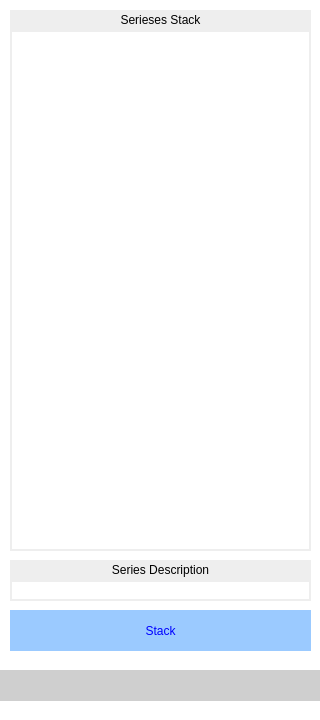
<?xml version="1.0" encoding="UTF-8"?>
<ui version="4.0">
 <class>Dialog</class>
 <widget class="QDialog" name="Dialog">
  <property name="geometry">
   <rect>
    <x>0</x>
    <y>0</y>
    <width>320</width>
    <height>720</height>
   </rect>
  </property>
  <property name="windowTitle">
   <string>Dialog</string>
  </property>
  <property name="styleSheet">
   <string notr="true">background-color: rgb(255, 255, 255);</string>
  </property>
  <widget class="QListWidget" name="lst_serieses">
   <property name="geometry">
    <rect>
     <x>10</x>
     <y>30</y>
     <width>301</width>
     <height>521</height>
    </rect>
   </property>
   <property name="styleSheet">
    <string notr="true">border-color: rgb(238, 238, 238);
border-width : 2px;
border-style:solid;
color: rgb(0, 0, 0);</string>
   </property>
   <property name="selectionMode">
    <enum>QAbstractItemView::MultiSelection</enum>
   </property>
   <property name="flow">
    <enum>QListView::TopToBottom</enum>
   </property>
   <property name="batchSize">
    <number>100</number>
   </property>
  </widget>
  <widget class="QPushButton" name="btn_stack">
   <property name="geometry">
    <rect>
     <x>10</x>
     <y>610</y>
     <width>301</width>
     <height>41</height>
    </rect>
   </property>
   <property name="styleSheet">
    <string notr="true">QPushButton
{
color: rgb(0, 0, 255);
background-color: rgb(155, 202, 255);
border: 0px;
}

QPushButton::pressed
{
color: rgb(0, 0, 255);
background-color: rgb(155, 202, 255);
border: 0px;
}

QPushButton::hover
{
color: rgb(155, 202, 255);
background-color: rgb(0, 0, 255);
border: 0px;
font-weight: bold;
}</string>
   </property>
   <property name="text">
    <string>Stack</string>
   </property>
  </widget>
  <widget class="QLabel" name="label_4">
   <property name="geometry">
    <rect>
     <x>10</x>
     <y>10</y>
     <width>301</width>
     <height>20</height>
    </rect>
   </property>
   <property name="styleSheet">
    <string notr="true">background-color: rgb(238, 238, 238);</string>
   </property>
   <property name="text">
    <string>Serieses Stack</string>
   </property>
   <property name="alignment">
    <set>Qt::AlignCenter</set>
   </property>
  </widget>
  <widget class="QLineEdit" name="txt_description">
   <property name="geometry">
    <rect>
     <x>10</x>
     <y>580</y>
     <width>301</width>
     <height>21</height>
    </rect>
   </property>
   <property name="styleSheet">
    <string notr="true">border-color: rgb(238, 238, 238);
border-width : 2px;
border-style:solid;
color: rgb(0, 0, 0);</string>
   </property>
  </widget>
  <widget class="QLabel" name="label_8">
   <property name="geometry">
    <rect>
     <x>0</x>
     <y>670</y>
     <width>321</width>
     <height>31</height>
    </rect>
   </property>
   <property name="font">
    <font>
     <family>Arial</family>
     <pointsize>12</pointsize>
     <weight>9</weight>
     <italic>false</italic>
     <bold>false</bold>
    </font>
   </property>
   <property name="styleSheet">
    <string notr="true">color: rgb(255, 255, 255);
background-color: rgb(207, 207, 207);
font: 75 12pt &quot;Arial&quot;;</string>
   </property>
   <property name="text">
    <string/>
   </property>
   <property name="alignment">
    <set>Qt::AlignLeading|Qt::AlignLeft|Qt::AlignVCenter</set>
   </property>
   <property name="wordWrap">
    <bool>true</bool>
   </property>
  </widget>
  <widget class="QLabel" name="label_2">
   <property name="geometry">
    <rect>
     <x>10</x>
     <y>560</y>
     <width>301</width>
     <height>20</height>
    </rect>
   </property>
   <property name="styleSheet">
    <string notr="true">background-color: rgb(238, 238, 238);</string>
   </property>
   <property name="text">
    <string>Series Description</string>
   </property>
   <property name="alignment">
    <set>Qt::AlignCenter</set>
   </property>
  </widget>
 </widget>
 <resources/>
 <connections/>
</ui>
